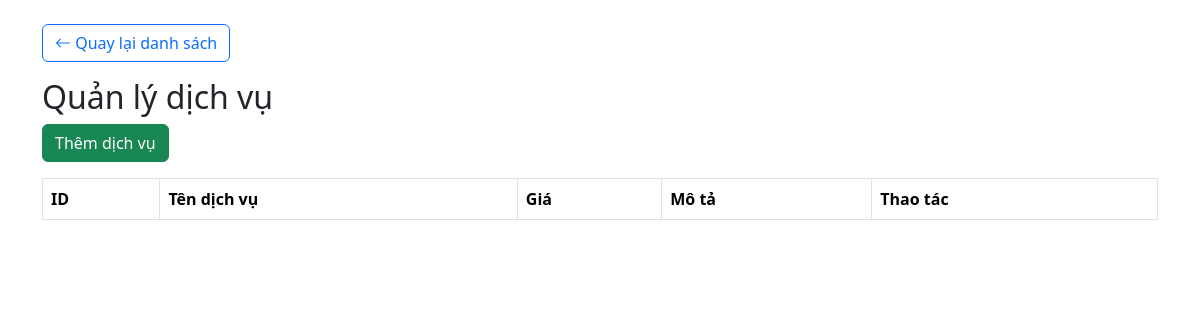
Page /modules/services/index.php (signed in) on the earlier database version.
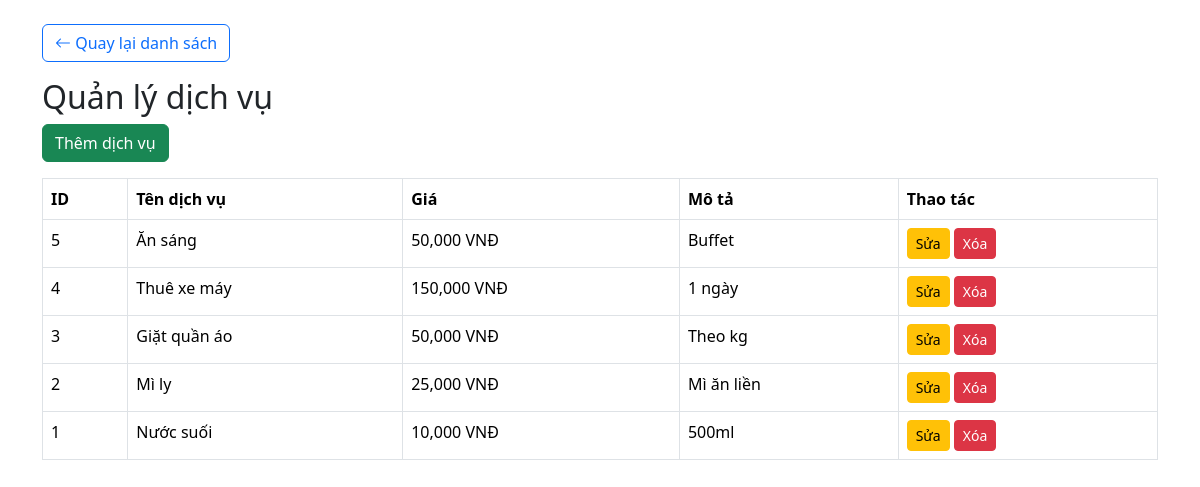
Same page on the later database version.
### tables this page shows
CREATE TABLE services (
    service_id INT AUTO_INCREMENT PRIMARY KEY,
    service_name VARCHAR(100) NOT NULL,
    price INT NOT NULL COMMENT 'Giá dịch vụ VNĐ',
    description TEXT
);

### modules/services/index.php (the view, shortened to what this page needs)
<?php
    include '../../config/database.php';
    $conn = $conn;
?>
<!DOCTYPE html>
<html>
<head>
    <link href="https://cdn.jsdelivr.net/npm/bootstrap@5.3.3/dist/css/bootstrap.min.css"
        rel="stylesheet">
    <link href="https://cdn.jsdelivr.net/npm/bootstrap-icons@1.11.3/font/bootstrap-icons.min.css"
        rel="stylesheet">
</head>
<body>
    <div class="container mt-4">
        <a href="../../dashboard.php" class="btn btn-outline-primary mb-3">
            <i class="bi bi-arrow-left"></i>
            Quay lại danh sách
        </a>
        <h2>Quản lý dịch vụ</h2>
        <a href="create.php" class="btn btn-success mb-3">
            Thêm dịch vụ
        </a>
        <table class="table table-bordered table-hover">
            <tr>
                <th>ID</th>
                <th>Tên dịch vụ</th>
                <th>Giá</th>
                <th>Mô tả</th>
                <th>Thao tác</th>
            </tr>
            <?php
                $sql = "SELECT * FROM services ORDER BY service_id DESC";
                $result = mysqli_query($conn,$sql);
                while($row = mysqli_fetch_assoc($result)){
            ?>
                <tr>
                    <td><?= $row['service_id']; ?></td>
                    <td><?= $row['service_name']; ?></td>
                    <td><?= number_format($row['price']); ?> VNĐ</td>
                    <td><?= $row['description']; ?></td>
                    <td>
                        <a href="edit.php?id=<?= $row['service_id']; ?>"
                            class="btn btn-warning btn-sm">
                            Sửa
                        </a>
                        <a href="delete.php?id=<?= $row['service_id']; ?>"
                            class="btn btn-danger btn-sm"
                            onclick="return confirm('Bạn có chắc muốn xóa?')">
                            Xóa
                        </a>
                    </td>
                </tr>
            <?php
            }
            ?>
        </table>
    </div>
</body>
</html>

Differences in the rows shown:
added services: service_id "5", service_name "Ăn sáng", price "50,000", description "Buffet"
added services: service_id "4", service_name "Thuê xe máy", price "150,000", description "1 ngày"
added services: service_id "3", service_name "Giặt quần áo", price "50,000", description "Theo kg"
added services: service_id "2", service_name "Mì ly", price "25,000", description "Mì ăn liền"
added services: service_id "1", service_name "Nước suối", price "10,000", description "500ml"
